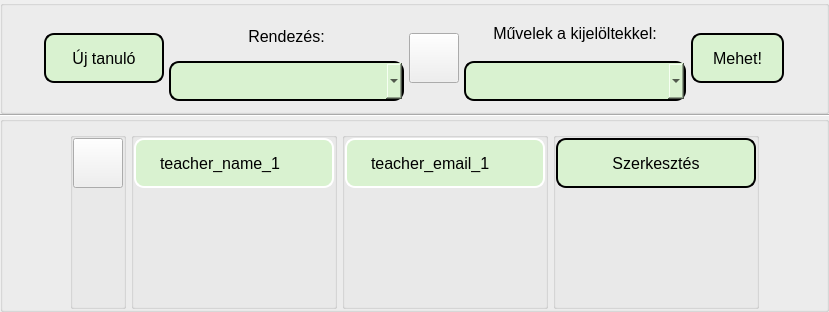
         <widget class="QWidget" name="student_scroll_area_contents">
          <property name="geometry">
           <rect>
            <x>0</x>
            <y>0</y>
            <width>829</width>
            <height>312</height>
           </rect>
          </property>
          <layout class="QVBoxLayout" name="verticalLayout_4">
           <property name="spacing">
            <number>0</number>
           </property>
           <property name="leftMargin">
            <number>0</number>
           </property>
           <property name="topMargin">
            <number>0</number>
           </property>
           <property name="rightMargin">
            <number>0</number>
           </property>
           <property name="bottomMargin">
            <number>0</number>
           </property>
           <item>
            <widget class="QGroupBox" name="new_teacher_group_box_2">
             <property name="title">
              <string/>
             </property>
             <layout class="QGridLayout" name="gridLayout_2">
              <property name="leftMargin">
               <number>0</number>
              </property>
              <property name="topMargin">
               <number>10</number>
              </property>
              <property name="rightMargin">
               <number>0</number>
              </property>
              <property name="bottomMargin">
               <number>10</number>
              </property>
              <property name="spacing">
               <number>5</number>
              </property>
              <item row="0" column="2" rowspan="3">
               <widget class="QLabel" name="student_sort_label">
                <property name="minimumSize">
                 <size>
                  <width>0</width>
                  <height>30</height>
                 </size>
                </property>
                <property name="font">
                 <font>
                  <pointsize>12</pointsize>
                 </font>
                </property>
                <property name="text">
                 <string>Rendezés:</string>
                </property>
                <property name="alignment">
                 <set>Qt::AlignCenter</set>
                </property>
               </widget>
              </item>
              <item row="0" column="3" rowspan="4">
               <widget class="QPushButton" name="teacher_print_btn_2">
                <property name="sizePolicy">
                 <sizepolicy hsizetype="Fixed" vsizetype="Fixed">
                  <horstretch>0</horstretch>
                  <verstretch>0</verstretch>
                 </sizepolicy>
                </property>
                <property name="minimumSize">
                 <size>
                  <width>50</width>
                  <height>50</height>
                 </size>
                </property>
                <property name="maximumSize">
                 <size>
                  <width>50</width>
                  <height>50</height>
                 </size>
                </property>
                <property name="text">
                 <string/>
                </property>
               </widget>
              </item>
              <item row="0" column="1" rowspan="4">
               <widget class="QPushButton" name="new_student_btn">
                <property name="sizePolicy">
                 <sizepolicy hsizetype="Maximum" vsizetype="Fixed">
                  <horstretch>0</horstretch>
                  <verstretch>0</verstretch>
                 </sizepolicy>
                </property>
                <property name="minimumSize">
                 <size>
                  <width>120</width>
                  <height>50</height>
                 </size>
                </property>
                <property name="maximumSize">
                 <size>
                  <width>16777215</width>
                  <height>50</height>
                 </size>
                </property>
                <property name="font">
                 <font>
                  <pointsize>12</pointsize>
                 </font>
                </property>
                <property name="cursor">
                 <cursorShape>PointingHandCursor</cursorShape>
                </property>
                <property name="styleSheet">
                 <string notr="true">QPushButton {background-color: #D9F2D0; border: 2px solid black; border-radius:10; padding-left:20px;padding-right:20px;}
QPushButton:hover {background-color: #55aa00; border: 2px solid black; border-radius:10; padding-left:20px;padding-right:20px;}</string>
                </property>
                <property name="text">
                 <string>Új tanuló</string>
                </property>
               </widget>
              </item>
              <item row="0" column="5" rowspan="4">
               <widget class="QPushButton" name="student_action_btn">
                <property name="minimumSize">
                 <size>
                  <width>0</width>
                  <height>50</height>
                 </size>
                </property>
                <property name="font">
                 <font>
                  <pointsize>12</pointsize>
                 </font>
                </property>
                <property name="cursor">
                 <cursorShape>PointingHandCursor</cursorShape>
                </property>
                <property name="styleSheet">
                 <string notr="true">QPushButton {background-color: #D9F2D0; border: 2px solid black; border-radius:10; padding-left:20px;padding-right:20px;}
QPushButton:hover {background-color: #55aa00; border: 2px solid black; border-radius:10; padding-left:20px;padding-right:20px;}</string>
                </property>
                <property name="text">
                 <string>Mehet!</string>
                </property>
               </widget>
              </item>
              <item row="0" column="0">
               <spacer name="horizontalSpacer_13">
                <property name="orientation">
                 <enum>Qt::Horizontal</enum>
                </property>
                <property name="sizeHint" stdset="0">
                 <size>
                  <width>116</width>
                  <height>20</height>
                 </size>
                </property>
               </spacer>
              </item>
              <item row="0" column="4" rowspan="2">
               <widget class="QLabel" name="student_action_label">
                <property name="minimumSize">
                 <size>
                  <width>0</width>
                  <height>30</height>
                 </size>
                </property>
                <property name="font">
                 <font>
                  <pointsize>12</pointsize>
                 </font>
                </property>
                <property name="text">
                 <string>Művelek a kijelöltekkel:</string>
                </property>
                <property name="alignment">
                 <set>Qt::AlignCenter</set>
                </property>
               </widget>
              </item>
              <item row="3" column="2">
               <widget class="QComboBox" name="student_combo_box">
                <property name="minimumSize">
                 <size>
                  <width>0</width>
                  <height>40</height>
                 </size>
                </property>
                <property name="maximumSize">
                 <size>
                  <width>16777215</width>
                  <height>40</height>
                 </size>
                </property>
                <property name="font">
                 <font>
                  <pointsize>12</pointsize>
                 </font>
                </property>
                <property name="cursor">
                 <cursorShape>PointingHandCursor</cursorShape>
                </property>
                <property name="styleSheet">
                 <string notr="true">QComboBox {background-color: #D9F2D0; border: 2px solid black; border-radius:10; padding-left:20px;padding-right:20px;}
QComboBox:hover {background-color: #55aa00; border: 2px solid black; border-radius:10; padding-left:20px;padding-right:20px;}
QAbstractItemView{selection-color: black; selection-background-color: #55aa00; background-color: #D9F2D0; border: 2px solid black; border-radius:10; padding-left:20px;padding-right:20px;padding-top:5px; padding-bottom:5px;}</string>
                </property>
                <item>
                 <property name="text">
                  <string/>
                 </property>
                </item>
                <item>
                 <property name="text">
                  <string>Saját kezelésű tanulók</string>
                 </property>
                </item>
                <item>
                 <property name="text">
                  <string>Osztály nélküli tanulók</string>
                 </property>
                </item>
                <item>
                 <property name="text">
                  <string>Kezelésen kívüli tanulók</string>
                 </property>
                </item>
                <item>
                 <property name="text">
                  <string>Archivált tanulók</string>
                 </property>
                </item>
               </widget>
              </item>
              <item row="3" column="4">
               <widget class="QComboBox" name="student_acrtion_combo_box">
                <property name="minimumSize">
                 <size>
                  <width>0</width>
                  <height>40</height>
                 </size>
                </property>
                <property name="font">
                 <font>
                  <pointsize>12</pointsize>
                 </font>
                </property>
                <property name="cursor">
                 <cursorShape>PointingHandCursor</cursorShape>
                </property>
                <property name="styleSheet">
                 <string notr="true">QComboBox {background-color: #D9F2D0; border: 2px solid black; border-radius:10; padding-left:20px;padding-right:20px;}
QComboBox:hover {background-color: #55aa00; border: 2px solid black; border-radius:10; padding-left:20px;padding-right:20px;}
QAbstractItemView{selection-color: black; selection-background-color: #55aa00; background-color: #D9F2D0; border: 2px solid black; border-radius:10; padding-left:20px;padding-right:20px;padding-top:5px; padding-bottom:5px;}</string>
                </property>
                <item>
                 <property name="text">
                  <string/>
                 </property>
                </item>
                <item>
                 <property name="text">
                  <string>Hozzáadás osztályhoz</string>
                 </property>
                </item>
                <item>
                 <property name="text">
                  <string>Felvétel kezelésbe</string>
                 </property>
                </item>
                <item>
                 <property name="text">
                  <string>Leadás kezelésből</string>
                 </property>
                </item>
                <item>
                 <property name="text">
                  <string>Archiválás</string>
                 </property>
                </item>
               </widget>
              </item>
              <item row="0" column="6">
               <spacer name="horizontalSpacer_14">
                <property name="orientation">
                 <enum>Qt::Horizontal</enum>
                </property>
                <property name="sizeHint" stdset="0">
                 <size>
                  <width>116</width>
                  <height>30</height>
                 </size>
                </property>
               </spacer>
              </item>
              <item row="3" column="0">
               <spacer name="horizontalSpacer_9">
                <property name="orientation">
                 <enum>Qt::Horizontal</enum>
                </property>
                <property name="sizeHint" stdset="0">
                 <size>
                  <width>116</width>
                  <height>20</height>
                 </size>
                </property>
               </spacer>
              </item>
              <item row="2" column="6" rowspan="2">
               <spacer name="horizontalSpacer_10">
                <property name="orientation">
                 <enum>Qt::Horizontal</enum>
                </property>
                <property name="sizeHint" stdset="0">
                 <size>
                  <width>116</width>
                  <height>20</height>
                 </size>
                </property>
               </spacer>
              </item>
             </layout>
            </widget>
           </item>
           <item>
            <widget class="Line" name="line_3">
             <property name="minimumSize">
              <size>
               <width>0</width>
               <height>0</height>
              </size>
             </property>
             <property name="maximumSize">
              <size>
               <width>16777215</width>
               <height>2</height>
              </size>
             </property>
             <property name="styleSheet">
              <string notr="true">background-color:white;</string>
             </property>
             <property name="orientation">
              <enum>Qt::Horizontal</enum>
             </property>
            </widget>
           </item>
           <item>
            <widget class="QGroupBox" name="teacher_list_group_box_2">
             <property name="sizePolicy">
              <sizepolicy hsizetype="Expanding" vsizetype="Expanding">
               <horstretch>0</horstretch>
               <verstretch>0</verstretch>
              </sizepolicy>
             </property>
             <property name="title">
              <string/>
             </property>
             <layout class="QHBoxLayout" name="teacher_list_horizontal_layout_2">
              <property name="spacing">
               <number>5</number>
              </property>
              <property name="leftMargin">
               <number>0</number>
              </property>
              <property name="topMargin">
               <number>10</number>
              </property>
              <property name="rightMargin">
               <number>0</number>
              </property>
              <property name="bottomMargin">
               <number>0</number>
              </property>
              <item>
               <spacer name="horizontalSpacer_15">
                <property name="orientation">
                 <enum>Qt::Horizontal</enum>
                </property>
                <property name="sizeHint" stdset="0">
                 <size>
                  <width>171</width>
                  <height>20</height>
                 </size>
                </property>
               </spacer>
              </item>
              <item>
               <widget class="QGroupBox" name="groupBox_2">
                <property name="sizePolicy">
                 <sizepolicy hsizetype="Maximum" vsizetype="Expanding">
                  <horstretch>0</horstretch>
                  <verstretch>0</verstretch>
                 </sizepolicy>
                </property>
                <property name="maximumSize">
                 <size>
                  <width>16777215</width>
                  <height>16777215</height>
                 </size>
                </property>
                <property name="title">
                 <string/>
                </property>
                <layout class="QFormLayout" name="formLayout_2">
                 <property name="horizontalSpacing">
                  <number>0</number>
                 </property>
                 <property name="verticalSpacing">
                  <number>5</number>
                 </property>
                 <property name="leftMargin">
                  <number>0</number>
                 </property>
                 <property name="topMargin">
                  <number>0</number>
                 </property>
                 <property name="rightMargin">
                  <number>0</number>
                 </property>
                 <property name="bottomMargin">
                  <number>0</number>
                 </property>
                 <item row="0" column="0">
                  <widget class="QPushButton" name="pushButton_4">
                   <property name="sizePolicy">
                    <sizepolicy hsizetype="Fixed" vsizetype="Fixed">
                     <horstretch>0</horstretch>
                     <verstretch>0</verstretch>
                    </sizepolicy>
                   </property>
                   <property name="minimumSize">
                    <size>
                     <width>50</width>
                     <height>50</height>
                    </size>
                   </property>
                   <property name="maximumSize">
                    <size>
                     <width>50</width>
                     <height>50</height>
                    </size>
                   </property>
                   <property name="text">
                    <string/>
                   </property>
                   <property name="checkable">
                    <bool>true</bool>
                   </property>
                  </widget>
                 </item>
                </layout>
               </widget>
              </item>
              <item>
               <widget class="QGroupBox" name="teacher_name_group_box_2">
                <property name="sizePolicy">
                 <sizepolicy hsizetype="Maximum" vsizetype="Expanding">
                  <horstretch>0</horstretch>
                  <verstretch>0</verstretch>
                 </sizepolicy>
                </property>
                <property name="title">
                 <string/>
                </property>
                <layout class="QFormLayout" name="teacher_name_form_layout_2">
                 <property name="horizontalSpacing">
                  <number>0</number>
                 </property>
                 <property name="verticalSpacing">
                  <number>5</number>
                 </property>
                 <property name="leftMargin">
                  <number>0</number>
                 </property>
                 <property name="topMargin">
                  <number>0</number>
                 </property>
                 <property name="rightMargin">
                  <number>0</number>
                 </property>
                 <property name="bottomMargin">
                  <number>0</number>
                 </property>
                 <item row="0" column="0">
                  <widget class="QLabel" name="teacher_name_2">
                   <property name="sizePolicy">
                    <sizepolicy hsizetype="Preferred" vsizetype="Fixed">
                     <horstretch>0</horstretch>
                     <verstretch>0</verstretch>
                    </sizepolicy>
                   </property>
                   <property name="minimumSize">
                    <size>
                     <width>200</width>
                     <height>50</height>
                    </size>
                   </property>
                   <property name="maximumSize">
                    <size>
                     <width>16777215</width>
                     <height>50</height>
                    </size>
                   </property>
                   <property name="font">
                    <font>
                     <pointsize>12</pointsize>
                    </font>
                   </property>
                   <property name="styleSheet">
                    <string notr="true">background-color: #D9F2D0; border: 2px solid white; border-radius:10; padding-left:20px;padding-right:20px</string>
                   </property>
                   <property name="text">
                    <string>teacher_name_1</string>
                   </property>
                  </widget>
                 </item>
                </layout>
               </widget>
              </item>
              <item>
               <widget class="QGroupBox" name="teacher_email_group_box_2">
                <property name="sizePolicy">
                 <sizepolicy hsizetype="Maximum" vsizetype="Expanding">
                  <horstretch>0</horstretch>
                  <verstretch>0</verstretch>
                 </sizepolicy>
                </property>
                <property name="title">
                 <string/>
                </property>
                <layout class="QFormLayout" name="teacher_email_form_layout_2">
                 <property name="horizontalSpacing">
                  <number>0</number>
                 </property>
                 <property name="verticalSpacing">
                  <number>5</number>
                 </property>
                 <property name="leftMargin">
                  <number>0</number>
                 </property>
                 <property name="topMargin">
                  <number>0</number>
                 </property>
                 <property name="rightMargin">
                  <number>0</number>
                 </property>
                 <property name="bottomMargin">
                  <number>0</number>
                 </property>
                 <item row="0" column="0">
                  <widget class="QLabel" name="teacher_email_2">
                   <property name="sizePolicy">
                    <sizepolicy hsizetype="Preferred" vsizetype="Fixed">
                     <horstretch>0</horstretch>
                     <verstretch>0</verstretch>
                    </sizepolicy>
                   </property>
                   <property name="minimumSize">
                    <size>
                     <width>200</width>
                     <height>50</height>
                    </size>
                   </property>
                   <property name="maximumSize">
                    <size>
                     <width>16777215</width>
                     <height>50</height>
                    </size>
                   </property>
                   <property name="font">
                    <font>
                     <pointsize>12</pointsize>
                    </font>
                   </property>
                   <property name="styleSheet">
                    <string notr="true">background-color: #D9F2D0; border: 2px solid white; border-radius:10; padding-left:20px;padding-right:20px</string>
                   </property>
                   <property name="text">
                    <string>teacher_email_1</string>
                   </property>
                  </widget>
                 </item>
                </layout>
               </widget>
              </item>
              <item>
               <widget class="QGroupBox" name="teacher_edit_group_box_2">
                <property name="sizePolicy">
                 <sizepolicy hsizetype="Maximum" vsizetype="Expanding">
                  <horstretch>0</horstretch>
                  <verstretch>0</verstretch>
                 </sizepolicy>
                </property>
                <property name="title">
                 <string/>
                </property>
                <layout class="QFormLayout" name="teacher_edit_form_layout_2">
                 <property name="horizontalSpacing">
                  <number>0</number>
                 </property>
                 <property name="verticalSpacing">
                  <number>5</number>
                 </property>
                 <property name="leftMargin">
                  <number>0</number>
                 </property>
                 <property name="topMargin">
                  <number>0</number>
                 </property>
                 <property name="rightMargin">
                  <number>0</number>
                 </property>
                 <property name="bottomMargin">
                  <number>0</number>
                 </property>
                 <item row="0" column="0">
                  <widget class="QPushButton" name="teacher_edit_btn_2">
                   <property name="sizePolicy">
                    <sizepolicy hsizetype="Preferred" vsizetype="Fixed">
                     <horstretch>0</horstretch>
                     <verstretch>0</verstretch>
                    </sizepolicy>
                   </property>
                   <property name="minimumSize">
                    <size>
                     <width>200</width>
                     <height>50</height>
                    </size>
                   </property>
                   <property name="maximumSize">
                    <size>
                     <width>16777215</width>
                     <height>50</height>
                    </size>
                   </property>
                   <property name="font">
                    <font>
                     <pointsize>12</pointsize>
                    </font>
                   </property>
                   <property name="cursor">
                    <cursorShape>PointingHandCursor</cursorShape>
                   </property>
                   <property name="styleSheet">
                    <string notr="true">QPushButton {background-color: #D9F2D0; border: 2px solid black; border-radius:10; padding-left:20px;padding-right:20px;}
QPushButton:hover {background-color: #55aa00; border: 2px solid black; border-radius:10; padding-left:20px;padding-right:20px;}</string>
                   </property>
                   <property name="text">
                    <string>Szerkesztés</string>
                   </property>
                  </widget>
                 </item>
                </layout>
               </widget>
              </item>
              <item>
               <spacer name="horizontalSpacer_16">
                <property name="orientation">
                 <enum>Qt::Horizontal</enum>
                </property>
                <property name="sizeHint" stdset="0">
                 <size>
                  <width>171</width>
                  <height>20</height>
                 </size>
                </property>
               </spacer>
              </item>
             </layout>
            </widget>
           </item>
          </layout>
         </widget>
